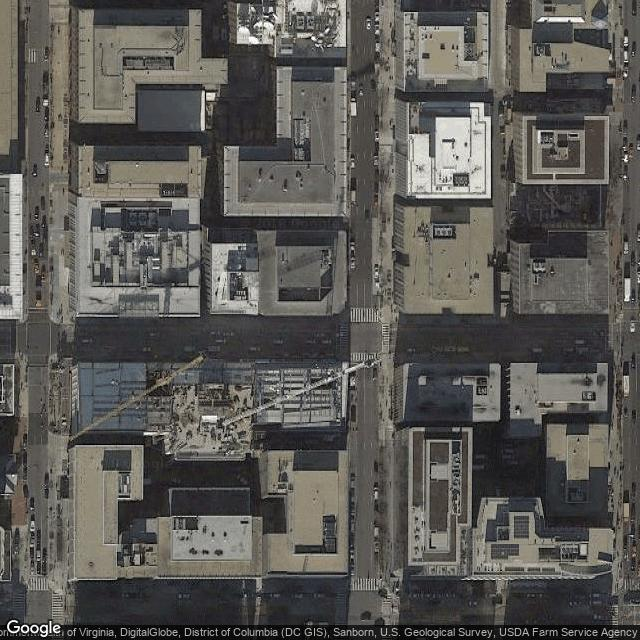
#> input picture github/chainer_refinenet/out/original.jpg, 640 x 640 px
$ python combine_image.py
#> lines starting #> are read from the running program, lines starting #| are printed output that depends on the picture
import cv2
o = cv2.imread("out/original.jpg", 1)
#> o is the input picture: shape (640, 640, 3); mean B, G, R 84.8, 88.6, 90.3
ow, oh = o.shape[:2]
#> ow = 640; oh = 640
p = cv2.imread("out/pred.png", 1)
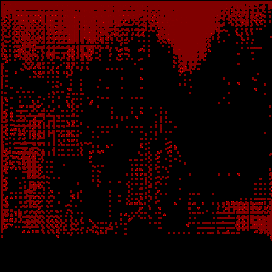
#> input picture github/chainer_refinenet/out/pred.png, 272 x 272 px
#> p is the input picture: shape (272, 272, 3); mean B, G, R 0, 0, 35.3

p = cv2.resize(p, (ow, oh))
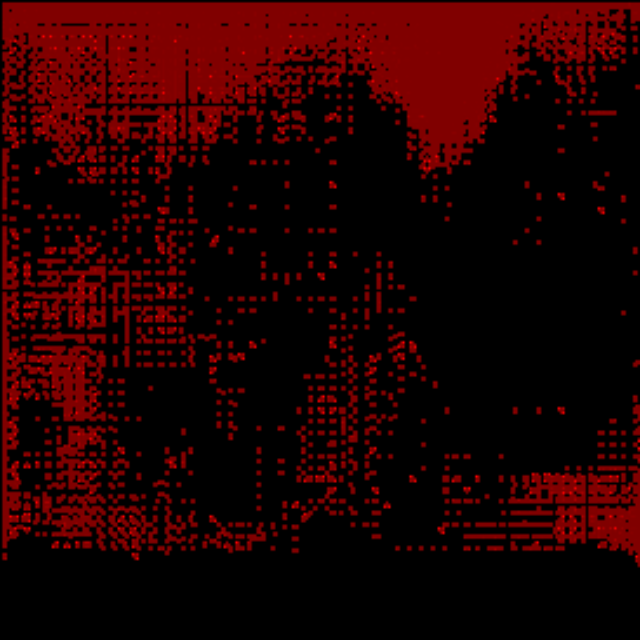
#> p: shape (640, 640, 3); mean B, G, R 0, 0, 35.3
pred = cv2.addWeighted(o, 0.6, p, 0.4, 0.0)
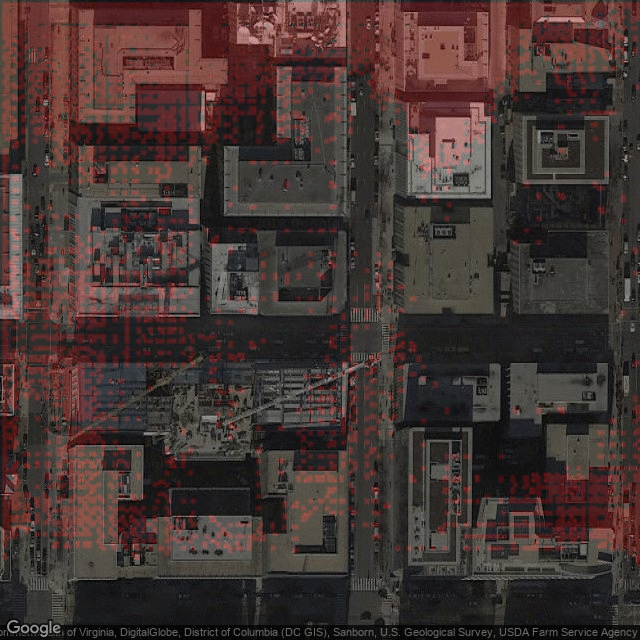
#> pred: shape (640, 640, 3); mean B, G, R 50.9, 53.2, 68.3

cv2.imwrite("out/combined.jpg", pred)

# [14 lines of commented-out code are left out]
